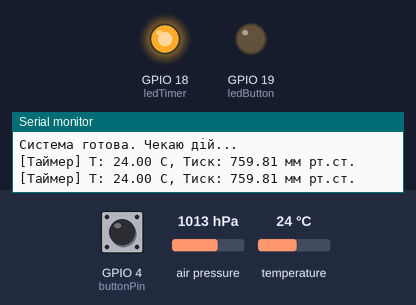
Simulated run of this sketch. Board: ESP32. Parts: output pins drawn as LEDs (lit = HIGH), the last lines printed to the serial monitor. The test bench sets the inputs (shaded band); at power-on: GPIO 4 (buttonPin) HIGH, air pressure 1013 hPa, temperature 24 °C.

Above: at 6.8 s.
6.9 s: GPIO 4 (buttonPin) pulled LOW for 3 s
At 8.2 s:
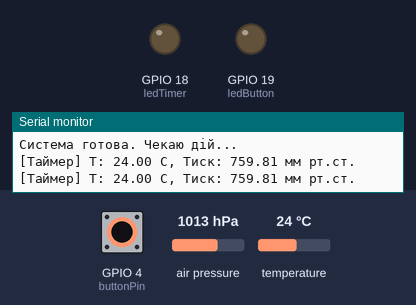
At 10.5 s:
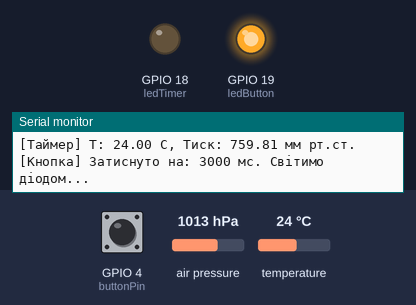
Timing chart, 0 to 17.5 s (numbered marks = the images above; inputs shaded):
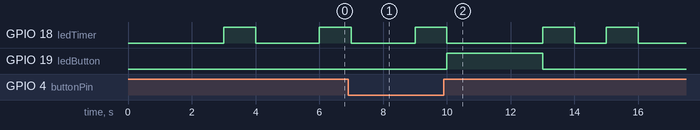

Measured:
- after the input at 6.9 s, GPIO 19 (ledButton): LOW → HIGH after 3.1 s, → LOW 3.0 s later

The sketch:

lab-3_task-3.ino
```cpp
#include <Wire.h>
#include <Adafruit_BMP280.h>

// Піни
const int buttonPin = 4;
const int ledTimer = 18;
const int ledButton = 19;

// Об'єкти
Adafruit_BMP280 bmp;
hw_timer_t * timer = NULL;

// Змінні для переривань
volatile bool timerFlag = false;
volatile unsigned long pressStartTime = 0;
volatile unsigned long duration = 0;
volatile bool buttonReleased = false;

// Обробник таймера
void IRAM_ATTR onTimer() {
  timerFlag = true;
}

// Обробник кнопки (вимірювання часу)
void IRAM_ATTR handleButton() {
  int currentState = digitalRead(buttonPin);
  if (currentState == LOW) { // Кнопку затиснули
    pressStartTime = millis();
  } else { // Кнопку відпустили
    duration = millis() - pressStartTime;
    buttonReleased = true;
  }
}

void setup() {
  Serial.begin(115200);
  pinMode(ledTimer, OUTPUT);
  pinMode(ledButton, OUTPUT);
  pinMode(buttonPin, INPUT_PULLUP);

  // Ініціалізація BMP280
  if (!bmp.begin(0x76)) { // Адреса зазвичай 0x76 або 0x77
    Serial.println("Датчик BMP280 не знайдено!");
    while (1);
  }

  // Налаштування переривання по кнопці
  attachInterrupt(digitalPinToInterrupt(buttonPin), handleButton, CHANGE);

  // Налаштування таймера (на 3 секунди)
  timer = timerBegin(1000000); // 1 MHz
  timerAttachInterrupt(timer, &onTimer);
  timerAlarm(timer, 3000000, true, 0);

  Serial.println("Система готова. Чекаю дій...");
}

void loop() {
  if (timerFlag) {
    timerFlag = false;

    float temp = bmp.readTemperature();
    float pres = bmp.readPressure() / 133.322;

    Serial.printf("[Таймер] Т: %.2f C, Тиск: %.2f мм рт.ст.\n", temp, pres);

    digitalWrite(ledTimer, HIGH);
    delay(1000);
    digitalWrite(ledTimer, LOW);
  }

  if (buttonReleased) {
    buttonReleased = false;
    if (duration > 50) {
      Serial.printf("[Кнопка] Затиснуто на: %lu мс. Світимо діодом...\n", duration);

      digitalWrite(ledButton, HIGH);
      delay(duration); // Світимо стільки ж, скільки тримали
      digitalWrite(ledButton, LOW);
    }
  }
}
```
